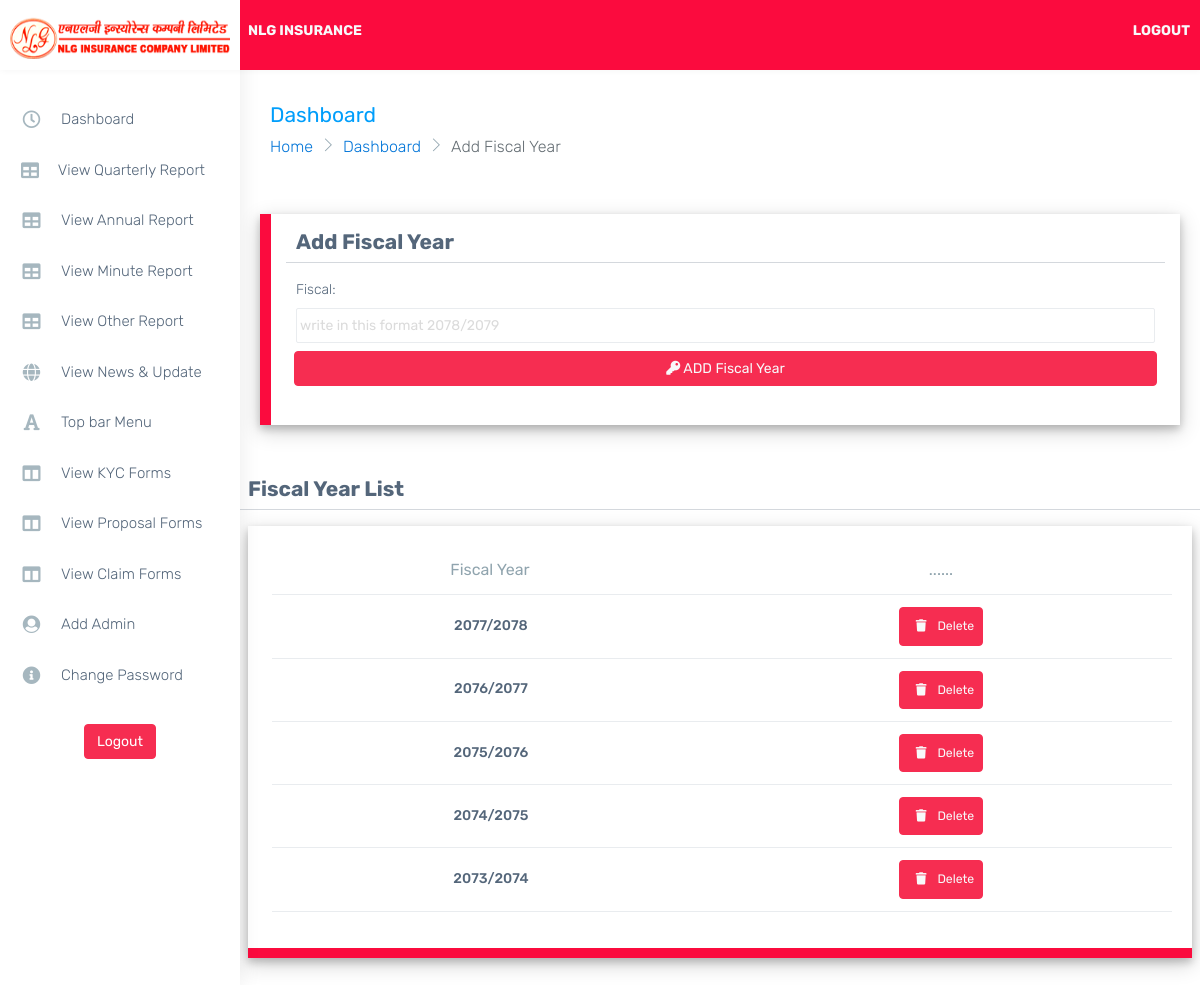
Screenshot of /addFiscalYear with the database file from the repository.
### landing/models.py (models this page shows, shortened)
class fiscalYear(models.Model):
    id = models.AutoField(primary_key=True, editable=True)
    fiscal = models.CharField(max_length=200)
    objects = models.Manager()

### manager/views.py (the view)
# urls.py: path('addFiscalYear', views.fiscalView, name ="addFiscal"),
def fiscalView(request):
    form = FiscalForm()
    branched = fiscalYear.objects.all().order_by('-id')
    dist = {
        'form':form,
        'fiscal':branched,
    }
    if request.method == 'POST':
        forms = FiscalForm(request.POST)
        for i in branched:
            if i.fiscal == request.POST['fiscal']:
                messages.success(request, "Fiscal Year has been added Already")
                return HttpResponseRedirect(reverse('manager:addFiscal'))
            else:
                pass
        if forms.is_valid():
            forms.save()
            messages.success(request, "Fiscal Year Saved Succesfully")
            return HttpResponseRedirect(reverse('manager:addFiscal'))
        else:
            messages.success(request, "Something went Wrong")
            return render(request, 'manager/addFiscalYear.html',dist )
    else:
        return render(request, 'manager/addFiscalYear.html',dist )

### manager/forms.py
class FiscalForm(forms.ModelForm):
    def __init__(self, *args, **kwargs):
        super(FiscalForm, self).__init__(*args, **kwargs)
        for visible in self.visible_fields():
            visible.field.widget.attrs['class'] = 'form-control ps-0 form-control-line'
    class Meta:
        model= fiscalYear
        fields = ('__all__')
        widgets = {
            'fiscal': forms.TextInput(attrs={'placeholder':'write in this format 2078/2079'}),
        }

### templates/manager/addFiscalYear.html (shortened to what this page needs)
{% extends "manager/dashboard.html" %}
{% block inner %}
<div class="page-breadcrumb">
    <div class="row align-items-center">
        <div class="col-md-6 col-8 align-self-center">
            <h3 class="page-title mb-0 p-0">Dashboard</h3>
            <div class="d-flex align-items-center">
                <nav aria-label="breadcrumb">
                    <ol class="breadcrumb">
                        <li class="breadcrumb-item"><a href="{%url 'landing:landing'%}">Home</a></li>
                        <li class="breadcrumb-item"><a href="{%url 'manager:dashboard'%}">Dashboard</a></li>
                        <li class="breadcrumb-item active" aria-current="page">Add Fiscal Year</li>
                    </ol>
                </nav>
            </div>
        </div>
    </div>
</div>
<form action="" method="post" style="width: 100%; padding: 30px;" enctype="multipart/form-data">
    <div class="row  formbox" >
        <H3>Add Fiscal Year</H3>
        <hr>
        <div class="col-12">
            {{form.fiscal.label_tag}}
            {{form.fiscal}}
        </div>
        <br>
        <div class="p-2 d-grid">
            <button class="btn btn-danger btn-block text-light mb-3" id="submit"> <i class="fa fa-key"></i> ADD Fiscal Year </button>
        </div>
    </div>
</form>
<br>
<div class="row ps-2 pe-2">
    <H3>Fiscal Year List</H3>
    <hr>
    <div class="col-sm-12">
        <div class="card">
            <div class="card-body">
                <div class="table-responsive">
                    <table class="table stylish-table no-wrap">
                        <thead>
                            <tr>
                                <th class="border-top-0 text-center">Fiscal Year</th>
                                <th class="border-top-0 text-center">......</th>
                            </tr>
                        </thead>
                        <tbody>
                            {% for i in fiscal %}
                                <tr>
                                    <td class="align-middle">
                                        <h6 class="text-center"> {{i.fiscal}} </h6>
                                    </td>
                                    <td class="align-middle text-center">
                                        <button class=" text-light btn btn-sm  btn-danger" data-bs-toggle="modal" data-bs-target="#exampleModal{{i.id}}">
                                            <i class="fa fa-trash p-2"></i>
                                            Delete
                                        </button>
                                    </td>
                                </tr>
                            {% endfor %}
                        </tbody>
                    </table>
                </div>
            </div>
        </div>
    </div>
</div>
{% endblock inner %}

### templates/manager/dashboard.html (style rules this page uses)
.card { box-shadow: 0 4px 8px 0 rgb(0 0 0 / 20%), 0 6px 20px 0 rgb(0 0 0 / 19%)!important; }
.formbox { background-color: white; padding: 15px; box-shadow: 0 4px 8px 0 rgb(0 0 0 / 20%), 0 6px 20px 0 rgb(0 0 0 / 19%)!important; }
.card { border-bottom: 10px solid #fb0b3e; cursor: pointer; }
.formbox { border-left: 11px solid #fb0b3e; }
*::placeholder { color: rgb(219, 219, 219)!important; padding-left: 3px; }

### templates/manager/addFiscalYear.html (style rules this page uses)
.form-control { width: 100%; }

### rows the page displays
fiscalYear: fiscal "2077/2078"
fiscalYear: fiscal "2076/2077"
fiscalYear: fiscal "2075/2076"
fiscalYear: fiscal "2074/2075"
fiscalYear: fiscal "2073/2074"
